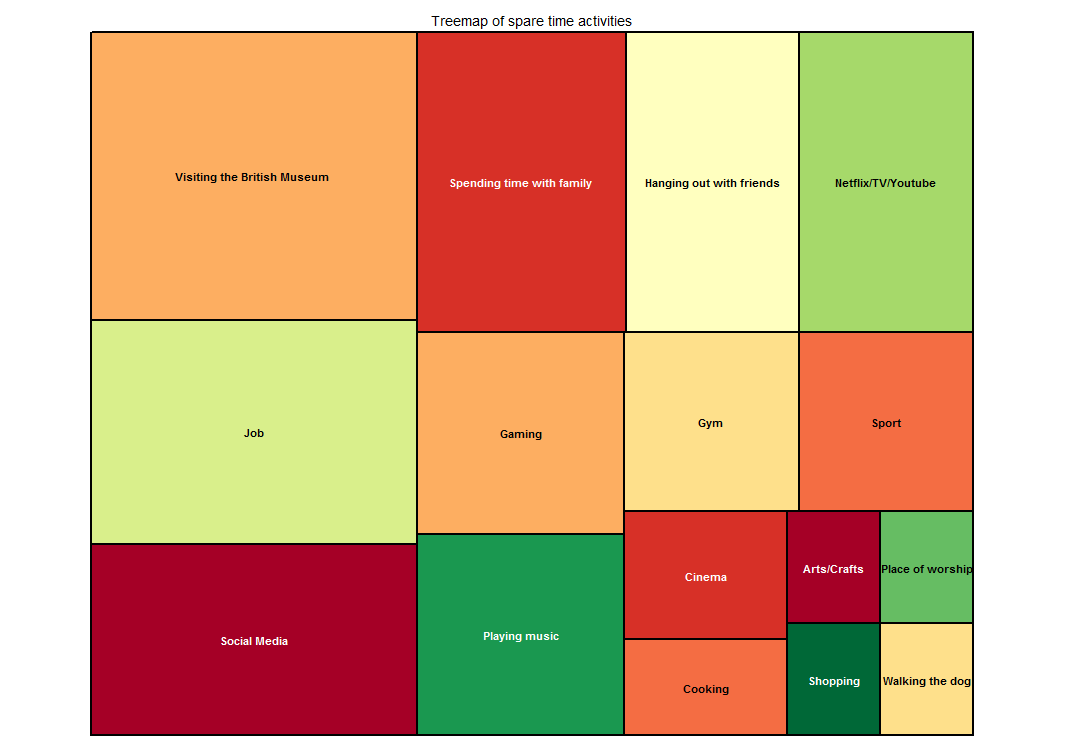

Reproduce this figure in R.
#-------------------------------------Tree Map Lesson Code-------------------------------------------- 
#Author : Alice Daish
#British Museum 
#Date: 03/11/2016

#CODE OBJECTIVE : To teach how to create a tree map for survey data of what people do in their spare time?

#---LOAD PACKAGES------------------------------------------------------------------------------------- 
install.packages("treemap") #install the package called treemap
library(treemap) #tell R you want to use it now it is install onto your machine

#------Getting Started--------------------------------------------------------------------------------- 
#Install Data and set working directory
#Set the working directory tells R where you want it to find data and files
setwd("C:\\RLessons") 

#--------Load Activities Data------------------------------------------------------------------------ 
actdata<-read.csv("activitieslist.csv",header=TRUE) #Now you have told R where you have stored the data - tell it so read data you have including the names of the columns
View(data) #View the data  - so you can check R has your data


#---TREEMAP creation----------------------------------------------------------------------------------- 
#https://www.rdocumentation.org/packages/treemap/versions/2.4-1/topics/treemap

#Create tree map 
treemap(actdata, #tell R what data you want to use
        index="activities", #tell R what events you would like it to plot
        vSize="count",  #tell R what quantity you would like it to plot
        type="index")  #what type of treemap do you want to use

#Save your first tree map
map1<-treemap(actdata, #tell R what data you want to use
              index="activities", #tell R what events you would like it to plot
              vSize="count",  #tell R what quantity you would like it to plot
              type="index")  #what type of treemap do you want to use

#Add a title and change the colours
#Red to green colours treemap
map2<-treemap(actdata,
              index="activities",
              vSize="count",
              palette = "RdYlGn", #Try different colour use the link above
              type="index",
              title="Treemap of spare time activities") #Add title

#Bright colours treemap
map3<-treemap(actdata,
              index="activities",
              vSize="count",
              palette = "Set1", #Try different colour use the link above
              type="index",
              title="Treemap of spare time activities") #Add title

#Red treemap
map4<-treemap(actdata,
              index="activities",
              vSize="count",
              palette = "Reds", #Try different colour use the link above
              type="index",
              title="Treemap of spare time activities") #Add title

#------------------------END----------------------------------------------------------------------------
